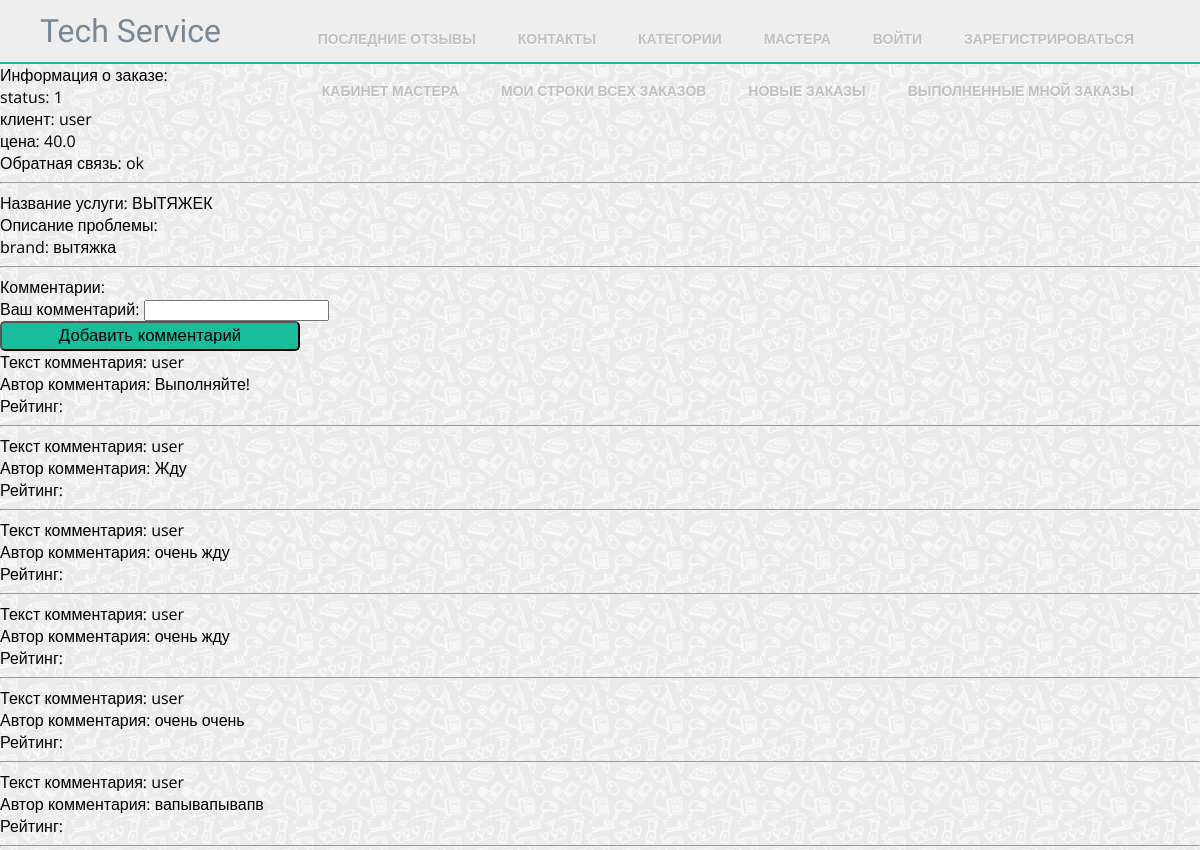
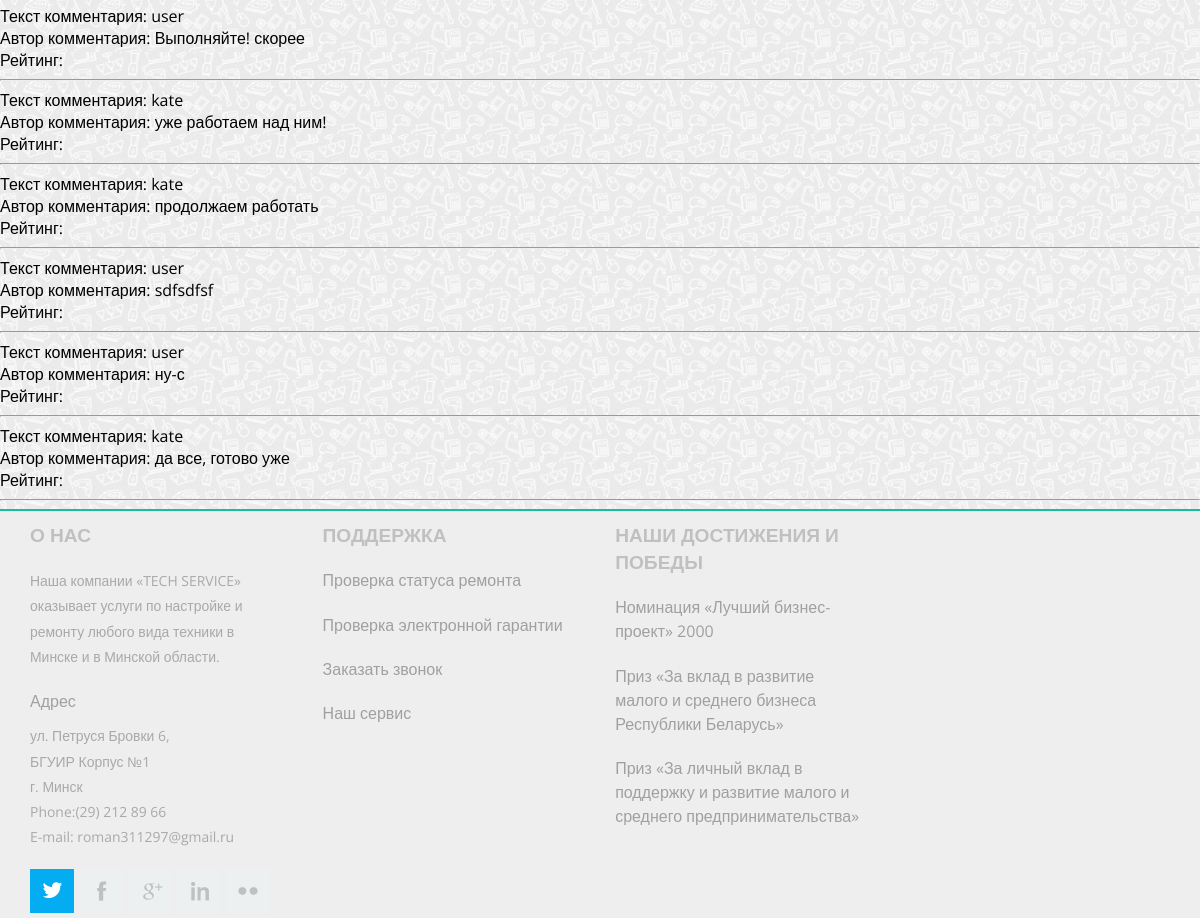
The page /master/orders/8/ on the database its author committed (2 pictures, top to bottom).
### master_office/models.py (models this page shows, shortened)
class Order(models.Model):
    client = models.ForeignKey(User, on_delete=models.CASCADE)
    status = models.IntegerField(default=0)
    price = models.FloatField()
    begin_date = models.DateTimeField(auto_now=True)
    end_date = models.DateTimeField(blank=True, null=True)
    expected_date = models.DateTimeField(blank=True, null=True)
    rating = models.IntegerField(default=0, blank=True, null=True)
    feedback = models.TextField(blank=True, null=True)

class OrderLine(models.Model):
    order = models.ForeignKey('Order', on_delete=models.CASCADE)
    service = models.ForeignKey(Service, on_delete=models.CASCADE)
    master = models.ForeignKey('Master', on_delete=models.CASCADE, blank=True, null=True)
    brand_name = models.CharField(max_length=20)
    device_name = models.CharField(max_length=20)
    serial_id = models.CharField(max_length=20)
    feedback = models.TextField(blank=True, null=True)
    trouble_description = models.TextField()
    status = models.IntegerField(default=0)

class Comment(models.Model):
    content = models.TextField(verbose_name="Текст комментария")
    author = models.ForeignKey(User, null=True)
    order = models.ForeignKey(Order)
    date = models.DateTimeField(auto_now=True, blank=True, null=True)

### mainApp/models.py (models this page shows, shortened)
class Service(models.Model):
    name = models.CharField(max_length=120)
    description = models.TextField()
    time = models.CharField(max_length=20, help_text="How much time service will take")
    price = models.IntegerField()
    area = models.ForeignKey('Area', on_delete=models.SET_NULL, null=True)

### master_office/views.py (the view)
# urls.py: url(r'^orders/(?P<pk>\d+)/$', 'client_office.views.order', name="client_office-detail"),
def order(request, pk=1):
    comment_form = CommentForm()
    args = {}
    args['order'] = Order.objects.get(id=pk)
    args['comments'] = Comment.objects.filter(order=args['order'])
    args['form'] = comment_form
    args['username'] = request.user
    return render(request, 'master_office/order_detail.html', args)

### master_office/forms.py (shortened to what this page needs)
class CommentForm(forms.ModelForm):
    content = forms.CharField(label="Ваш комментарий",required=True)
    class Meta:
        model = Comment
        fields = ('content',)

### master_office/templates/master_office/order_detail.html (shortened to what this page needs)
{% extends "master_office/master_wrapper.html" %}
{% block master_content %}
Информация о заказе:
<p>status: {{order.status}}</p>
<p>клиент: {{order.client.first_name}}</p>
<p>цена: {{order.price}}</p>
<p>Обратная связь: {{order.feedback}}</p>
<hr>
    {% for line in order.orderline_set.all %}
        <p>
            <p>Название услуги: {{line.service.name}}</p>
            <p>Описание проблемы: {{line.touble_description}}</p>
            <p>brand: {{line.brand_name}}</p>
        </p>
        <hr>
    {% endfor %}
<div class="large-offset-1 large-8 columns">
<p>Комментарии:</p>
    <form action="{% url 'addcomment_master' order.id %} " method="post">
    {{ form.as_p }}
<button id="register-button" type="submit">Добавить комментарий</button>
    </form>
    </div>
    {% for comment in order.comment_set.all %}
        <p>
            <p>Текст комментария: {{comment.author.username}}</p>
            <p>Автор комментария: {{comment.content}}</p>
            <p>Рейтинг: {{comment.rating}}</p>
        </p>
        <hr>
    {% endfor %}
{% endblock %}

### mainApp/static/css/style.css (style rules this page uses)
html, body, div, span, applet, object, iframe, h1, h2, h3, h4, h5, h6, p, blockquote, pre, a, abbr, acronym, address, big, cite, code, del, dfn, em, img, ins, kbd, q, s, samp, small, strike, strong, sub, sup, tt, var, b, u, i, dl, dt, dd, ol, nav ul, nav li, fieldset, form, label, legend, table, caption, tbody, tfoot, thead, tr, th, td, article, aside, canvas, details, embed, figure, figcaption, footer, header, hgroup, menu, nav, output, ruby, section, summary, time, mark, audio, video { margin: 0; padding: 0; border: 0; font-size: 100%; font: inherit; vertical-align: baseline; }
body { font-family: 'Open Sans', sans-serif; background: url(/static/images/tile-main.png); background-repeat: repeat; font-size: 100%; }
#register-button { font-size: 1.05em; width: 25%; height: 30px; margin: auto; background-color: #19BD9B; border-radius: 5px; }

### rows shown on the page
Order: status "1", client.first_name "user", price "40.0", feedback "ok"
OrderLine: service.name "ВЫТЯЖЕК", brand_name "вытяжка"
Comment: author.username "user", content "Выполняйте!"
Comment: author.username "user", content "Жду"
Comment: author.username "user", content "очень жду"
Comment: author.username "user", content "очень жду"
Comment: author.username "user", content "очень очень"
Comment: author.username "user", content "вапывапывапв"
Comment: author.username "user", content "Выполняйте! скорее"
Comment: author.username "kate", content "уже работаем над ним!"
Comment: author.username "kate", content "продолжаем работать"
Comment: author.username "user", content "sdfsdfsf"
Comment: author.username "user", content "ну-с"
Comment: author.username "kate", content "да все, готово уже"
